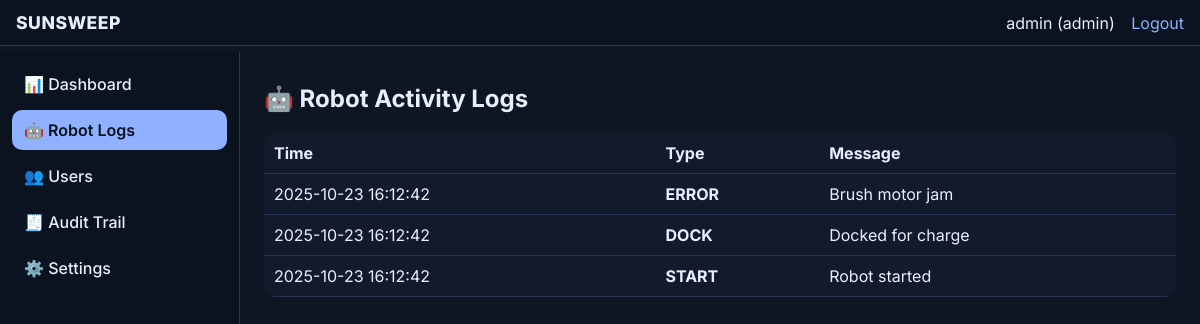
Page /logs/index.php (signed in) on the committed database.
### tables this page shows
CREATE TABLE IF NOT EXISTS robot_logs (
  id BIGINT AUTO_INCREMENT PRIMARY KEY,
  event_type VARCHAR(50) NOT NULL,
  message VARCHAR(255) NOT NULL,
  created_at TIMESTAMP DEFAULT CURRENT_TIMESTAMP,
  user_id INT NULL,
  INDEX(event_type),
  CONSTRAINT fk_logs_user FOREIGN KEY (user_id) REFERENCES users(id) ON DELETE SET NULL
);

### includes/auth.php (called while the page is built, shortened)
<?php
$authUser = $_SESSION['user'];

### logs/index.php (the view, shortened to what this page needs)
<?php
require_once __DIR__.'/../includes/auth.php';
require_once __DIR__.'/../includes/header.php';
require_once __DIR__.'/../includes/sidebar.php';
?>
<h2>🤖 Robot Activity Logs</h2>
<table class="table">
  <thead><tr><th>Time</th><th>Type</th><th>Message</th></tr></thead>
  <tbody>
  <?php foreach($pdo->query("SELECT created_at,event_type,message FROM robot_logs ORDER BY id DESC LIMIT 200") as $r): ?>
    <tr>
      <td><?= $r['created_at'] ?></td>
      <td><strong><?= htmlspecialchars($r['event_type']) ?></strong></td>
      <td><?= htmlspecialchars($r['message']) ?></td>
    </tr>
  <?php endforeach; ?>
  </tbody>
</table>
<?php require_once __DIR__.'/../includes/footer.php'; ?>

### includes/header.php (shortened to what this page needs)
<!DOCTYPE html>
<html lang="en">
<head>
  <link rel="stylesheet" href="/sunsweep/assets/css/style.css">
</head>
<body class="app">
<header class="topbar">
  <div class="brand">
    SUNSWEEP
  </div>
  <nav class="topnav">
    <span>
      <?= htmlspecialchars($authUser['username'] ?? '') ?>
      (<?= htmlspecialchars($authUser['role'] ?? '') ?>)
    </span>
    <a href="/sunsweep/auth/logout.php">Logout</a>
  </nav>
</header>
<div class="layout">

### includes/sidebar.php
<?php
$current = $_SERVER['REQUEST_URI'];
function active_link($path) {
  global $current;
  return strpos($current, $path) !== false ? 'active' : '';
}
?>
<aside class="sidebar">
  <a class="item <?= active_link('/sunsweep/index.php') ?>" href="/sunsweep/index.php">📊 Dashboard</a>
  <a class="item <?= active_link('/sunsweep/logs/') ?>" href="/sunsweep/logs/index.php">🤖 Robot Logs</a>
  <a class="item <?= active_link('/sunsweep/users/') ?>" href="/sunsweep/users/index.php">👥 Users</a>
  <a class="item <?= active_link('/sunsweep/audit/') ?>" href="/sunsweep/audit/index.php">🧾 Audit Trail</a>
  <a class="item <?= active_link('/sunsweep/settings/') ?>" href="/sunsweep/settings/index.php">⚙️ Settings</a>
</aside>
<main class="content">

### includes/footer.php (shortened to what this page needs)
</main>
</div>
</body>
</html>

### assets/css/style.css (style rules this page uses)
:root { --bg: #0f1623; --panel: #121b2b; --muted: #2a3752; --text: #e8eefc; --accent: #8fb1ff; --danger: #b34a4a; }
* { box-sizing: border-box; }
body, html { margin: 0; font-family: Inter, system-ui, sans-serif; background: var(--bg); color: var(--text); }
a { color: var(--accent); text-decoration: none; transition: color 0.3s ease; }
.topbar { display: flex; justify-content: space-between; align-items: center; padding: 12px 16px; background: #0b1220; border-bottom: 1px solid var(--muted); position: sticky; top: 0; z-index: 1000; }
.brand { font-weight: 800; letter-spacing: .5px; font-size: 1.1rem; }
.topnav a { margin-left: 12px; }
.layout { display: flex; min-height: calc(100vh - 52px); width: 100%; overflow-x: hidden; }
.sidebar { width: 240px; background: #0b1220; border-right: 1px solid var(--muted); padding: 12px; display: flex; flex-direction: column; position: fixed; top: 52px; bottom: 0; left: 0; z-index: 200; transition: left 0.3s ease; }
.sidebar .item { display: flex; align-items: center; padding: 10px 12px; border-radius: 10px; margin-bottom: 6px; color: var(--text); font-weight: 500; transition: background 0.2s ease, color 0.2s ease; }
.sidebar .item.active { background: var(--accent); color: #0b1220; font-weight: 600; }
.content { flex: 1; padding: 18px 24px; margin-left: 240px; min-width: 0; max-width: 100%; box-sizing: border-box; }
.table { width: 100%; border-collapse: collapse; background: var(--panel); border-radius: 12px; overflow: hidden; }
.table th, .table td { padding: 10px; border-bottom: 1px solid var(--muted); text-align: left; }

### rows in the picture
robot_logs: created_at "2025-10-23 16:12:42", event_type "ERROR", message "Brush motor jam"
robot_logs: created_at "2025-10-23 16:12:42", event_type "DOCK", message "Docked for charge"
robot_logs: created_at "2025-10-23 16:12:42", event_type "START", message "Robot started"

### other values in the picture
$authUser['username'] "admin"
$authUser['role'] "admin"
